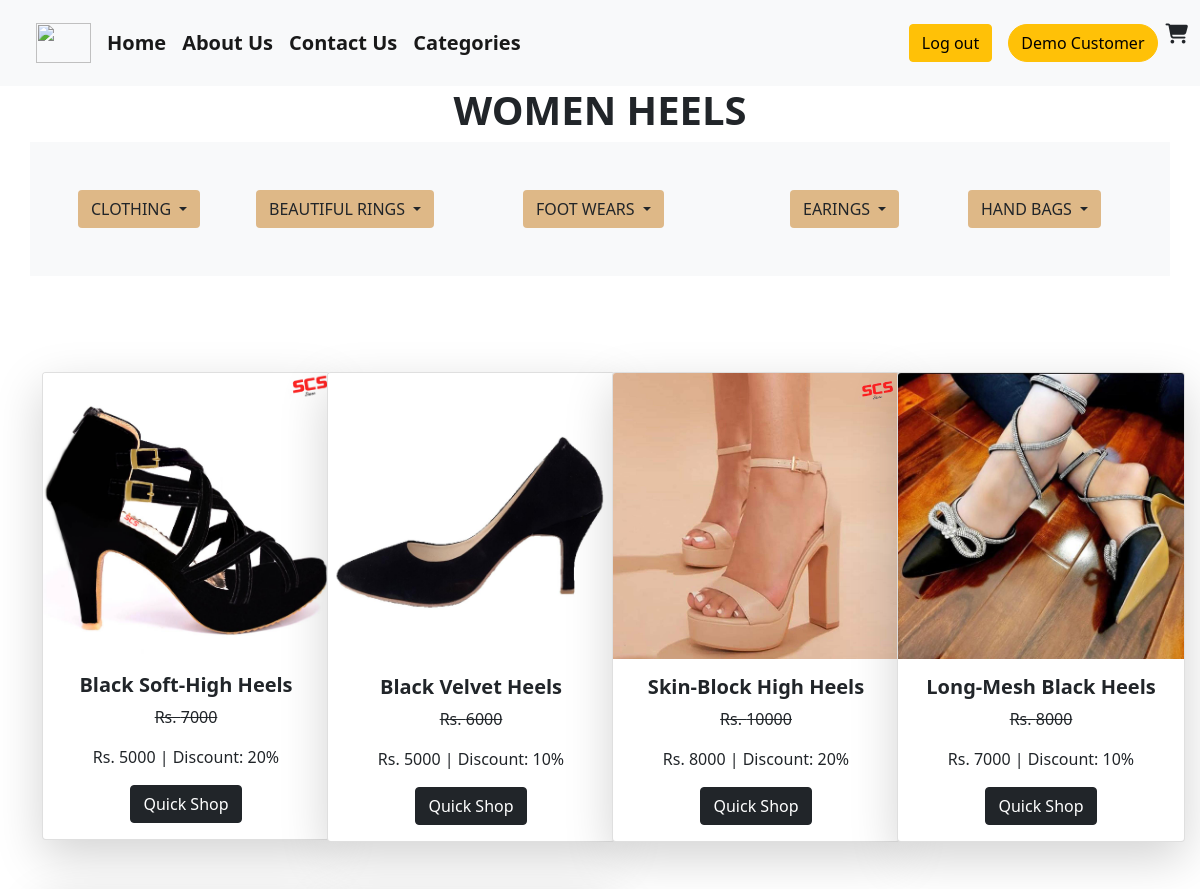
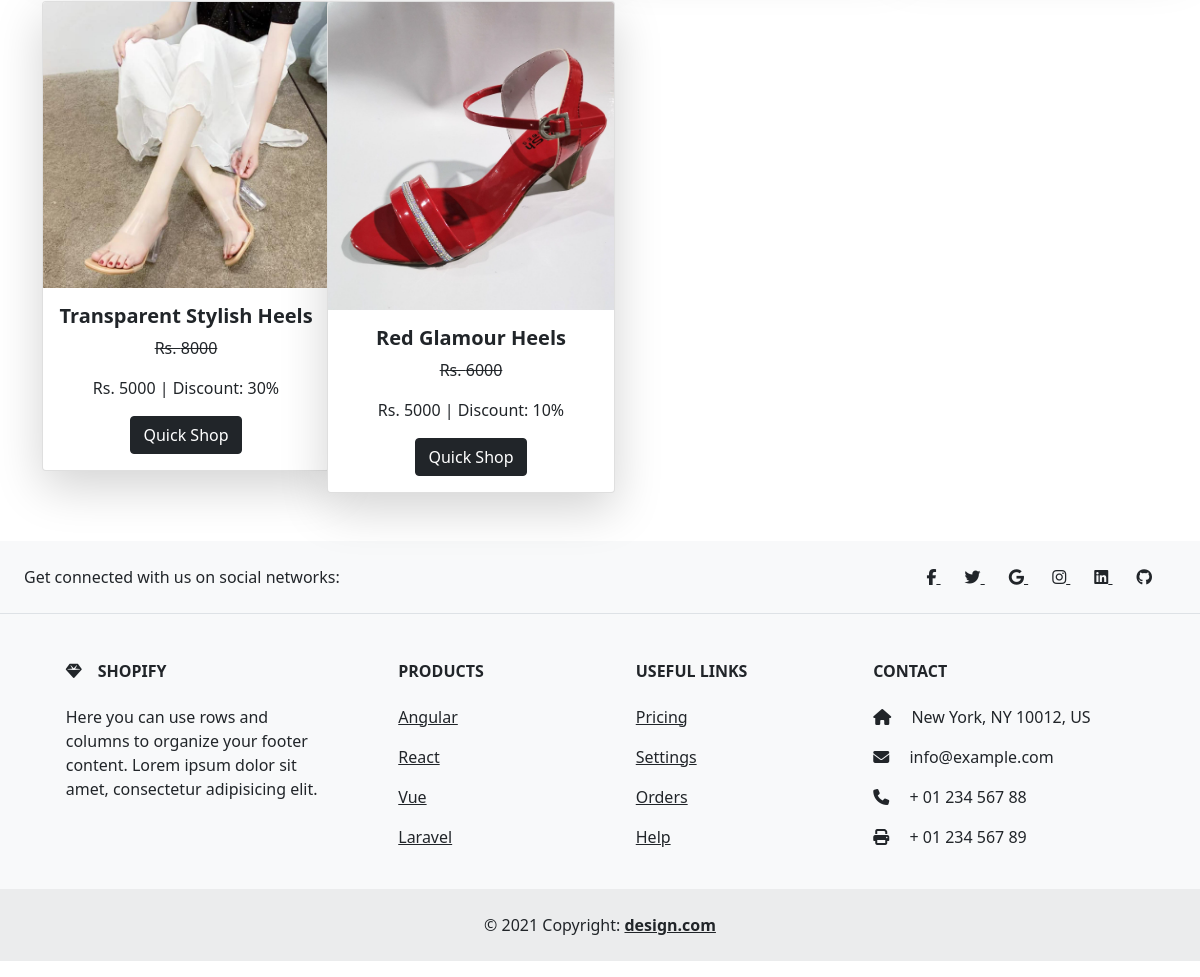
/heels.php (signed in), run on the app's committed database (2 pictures, top to bottom).
### tables this page shows
CREATE TABLE `w_details` (
  `id` int(255) NOT NULL AUTO_INCREMENT,
  `name` varchar(255) NOT NULL,
  `description` varchar(255) NOT NULL,
  `dead` varchar(255) NOT NULL,
  `sale` varchar(255) NOT NULL,
  `total` varchar(255) NOT NULL,
  `category` varchar(255) NOT NULL,
  `sub-category` varchar(255) NOT NULL,
  `image` varchar(255) NOT NULL,
  PRIMARY KEY (`id`)
);

### helpers.php (called while the page is built, shortened)
<?php
if (!function_exists('esc')) {
    function e($value)
    {
        return htmlspecialchars((string) $value, ENT_QUOTES, 'UTF-8');
    }
}

### heels.php (the view, shortened to what this page needs)
<?php require_once __DIR__ . '/helpers.php'; ?>
<?php
if (!isset($_SESSION['aid'])) {
    header('location:loginn.php'); exit;
} else {
    $name = $_SESSION['name'];
}
?>
<!DOCTYPE html>
<html lang="en">
<head>
    <link href="https://cdn.jsdelivr.net/npm/bootstrap@5.0.2/dist/css/bootstrap.min.css" rel="stylesheet">
    <link rel="stylesheet" href="https://cdnjs.cloudflare.com/ajax/libs/font-awesome/6.4.2/css/all.min.css">
</head>
<body>
    <nav class="navbar navbar-expand-lg navbar-light bg-light">
        <div class="container-fluid fw-bold">
            <a class="navbar-brand ms-4 rounded-circle" href="#"> <img src="./shopping-cart.png" alt="" height="40px" width="55px"></a>
            <div class="collapse navbar-collapse" id="navbarSupportedContent">
                <ul class="navbar-nav me-auto mb-2 mb-lg-0">
                    <li class="nav-item">
                        <a class="navbar-brand" href="./index1.php">Home</a>
                    </li>
                    <li class="nav-item">
                        <a class="navbar-brand" href="./about1.php">About Us</a>
                    </li>
                    <li class="nav-item">
                        <a class="navbar-brand" href="./contect1.php">Contact Us</a>
                    </li>
                    <li class="nav-item">
                        <a class="navbar-brand" href="./categories1.php">Categories</a>
                    </li>
                </ul>
                <ul style="list-style-type: none;" class="mt-3">
                    <li class="nav-item">
                        <a class="navbar-brand" href="./logout.php"><button class="btn btn-warning">Log out</button></a>
                    </li>
                </ul>
                <form class="d-flex">
                <button class="btn btn-warning rounded-pill me-2"><?php echo e($name); ?></button>
                    <i class="fa fa-cart-shopping fs-5"></i>
                </form>
            </div>
        </div>
    </nav>
    <div class="container">
        <div class="row">
            <div class="col-lg-12 col-md-12">
                <h1 class="text-center fw-bold">WOMEN HEELS</h1>
            </div>
        </div>
    </div>
    <div class="container bg-light p-5">
        <div class="dropdwn row">
            <div class=" arrival col-lg-2 col-md-4">
                <div class="dropdown">
                    <button class="btn dropdown-toggle" type="button" id="dropdownMenuButton1" data-bs-toggle="dropdown" aria-expanded="false" style="background-color:burlywood;">
                        CLOTHING
                    </button>
                </div>
            </div>
            <div class="drp-boys col-lg-3 col-md-4">
                <div class="dropdown">
                    <button class="btn dropdown-toggle" type="button" id="dropdownMenuButton1" data-bs-toggle="dropdown" aria-expanded="false" style="background-color:burlywood;">
                        BEAUTIFUL RINGS
                    </button>
                </div>
            </div>
            <div class="toddler-kids col-lg-3 col-md-4">
                <div class="dropdown">
                    <button class="btn dropdown-toggle" type="button" id="dropdownMenuButton1" data-bs-toggle="dropdown" aria-expanded="false" style="background-color:burlywood;">
                        FOOT WEARS
                    </button>
                </div>
            </div>
            <div class="drp-girls col-lg-2 col-md-4">
                <div class="dropdown">
                    <button class="btn dropdown-toggle" type="button" id="dropdownMenuButton1" data-bs-toggle="dropdown" aria-expanded="false" style="background-color:burlywood;">
                        EARINGS
                    </button>
                </div>
            </div>
            <div class="eastren col-lg-2 col-md-4">
                <div class="dropdown">
                    <button class="btn dropdown-toggle" type="button" id="dropdownMenuButton1" data-bs-toggle="dropdown" aria-expanded="false" style="background-color:burlywood;">
                        HAND BAGS
                    </button>
                </div>
            </div>
        </div>
    </div>
    <div class="container mt-5">
        <div class="row">
            <?php
            include './conn.php';
            $select = "SELECT * FROM `w_details` WHERE `category` = 'heel'";
            $query = mysqli_query($conn, $select);
            while ($result = mysqli_fetch_array($query)) {
            ?>
                <div class="col-lg-3 col-md-6 text-center mt-5">
                    <div class="card shadow-lg" style="width: 18rem;">
                        <img src="./admin/upload/<?php echo e($result['image']); ?>" class="card-img-top" alt="...">
                        <div class="card-body">
                            <h5 class="card-title fw-bold"><?php echo e($result['name'])?></h5>
                            <p class="card-text"> <strike>Rs. <?php echo e($result['dead'])?></strike></p>
                            <p class="card-text"> Rs. <?php echo e($result['sale'])?> <span> | Discount: <?php echo e($result['total'])?></span></p>
                            <a href="add-to-cart1.php?id=<?php echo e($result['id']); ?>" class="btn btn-dark">Quick Shop</a>
                        </div>
                    </div>
                </div>
            <?php
            }
            ?>
        </div>
    </div>
    <footer class="text-center text-lg-start bg-light text-dark mb-3 mt-5">
        <section class="d-flex justify-content-center justify-content-lg-between p-4 border-bottom">
            <div class="me-5 d-none d-lg-block">
                <span>Get connected with us on social networks:</span>
            </div>
            <div>
                <a href="" class="me-4 text-reset">
                    <i class="fab fa-facebook-f"></i>
                </a>
                <a href="" class="me-4 text-reset">
                    <i class="fab fa-twitter"></i>
                </a>
                <a href="" class="me-4 text-reset">
                    <i class="fab fa-google"></i>
                </a>
                <a href="" class="me-4 text-reset">
                    <i class="fab fa-instagram"></i>
                </a>
                <a href="" class="me-4 text-reset">
                    <i class="fab fa-linkedin"></i>
                </a>
                <a href="" class="me-4 text-reset">
                    <i class="fab fa-github"></i>
                </a>
            </div>
        </section>
        <section class="">
            <div class="container text-center text-md-start mt-5">
                <div class="row mt-3">
                    <div class="col-md-3 col-lg-4 col-xl-3 mx-auto mb-4">
                        <h6 class="text-uppercase fw-bold mb-4">
                            <i class="fas fa-gem me-3"></i>Shopify
                        </h6>
                        <p>
                            Here you can use rows and columns to organize your footer content. Lorem ipsum
                            dolor sit amet, consectetur adipisicing elit.
                        </p>
                    </div>
                    <div class="col-md-2 col-lg-2 col-xl-2 mx-auto mb-4">
                        <h6 class="text-uppercase fw-bold mb-4">
                            Products
                        </h6>
                        <p>
                            <a href="#!" class="text-reset">Angular</a>
                        </p>
                        <p>
                            <a href="#!" class="text-reset">React</a>
                        </p>
                        <p>
                            <a href="#!" class="text-reset">Vue</a>
                        </p>
                        <p>
                            <a href="#!" class="text-reset">Laravel</a>
                        </p>
                    </div>
                    <div class="col-md-3 col-lg-2 col-xl-2 mx-auto mb-4">
                        <h6 class="text-uppercase fw-bold mb-4">
                            Useful links
                        </h6>
                        <p>
                            <a href="#!" class="text-reset">Pricing</a>
                        </p>
                        <p>
                            <a href="#!" class="text-reset">Settings</a>
                        </p>
                        <p>
                            <a href="#!" class="text-reset">Orders</a>
                        </p>
                        <p>
                            <a href="#!" class="text-reset">Help</a>
                        </p>
                    </div>
                    <div class="col-md-4 col-lg-3 col-xl-3 mx-auto mb-md-0 mb-4">
                        <h6 class="text-uppercase fw-bold mb-4">Contact</h6>
                        <p><i class="fas fa-home me-3"></i> New York, NY 10012, US</p>
                        <p>
                            <i class="fas fa-envelope me-3"></i>
                            info@example.com
                        </p>
                        <p><i class="fas fa-phone me-3"></i> + 01 234 567 88</p>
                        <p><i class="fas fa-print me-3"></i> + 01 234 567 89</p>
                    </div>
                </div>
            </div>
        </section>
        <div class="text-center p-4" style="background-color: rgba(0, 0, 0, 0.05);">
            © 2021 Copyright:
            <a class="text-reset fw-bold" href="">design.com</a>
        </div>
    </footer>
</body>
</html>

### data on the page
w_details: image (picture), name "Black Soft-High Heels", dead "7000", sale "5000", total "20%"
w_details: image (picture), name "Black Velvet Heels", dead "6000", sale "5000", total "10%"
w_details: image (picture), name "Skin-Block High Heels", dead "10000", sale "8000", total "20%"
w_details: image (picture), name "Long-Mesh Black Heels", dead "8000", sale "7000", total "10%"
w_details: image (picture), name "Transparent Stylish Heels", dead "8000", sale "5000", total "30%"
w_details: image (picture), name "Red Glamour Heels", dead "6000", sale "5000", total "10%"

### other printed values
$name "Demo Customer"
